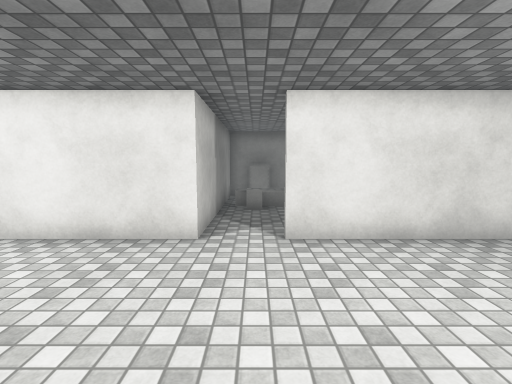
[1] (above)

15 first-person views from a walk through a scene from a Unity 3-D project. The camera is 1.5 m above the floor, tilts 6° down and sees 85° across. Doors are open. The floor is counted in squares, 1 m on a side. Each view is taken from the middle of a square. On the plan, view 1 faces up. The plan holds only what a view shows up to about 14 squares ahead; the rest is blank. The place goes on beyond the plan. The player is left out. Surface patterns are stand-ins for the level's own textures.

[2]
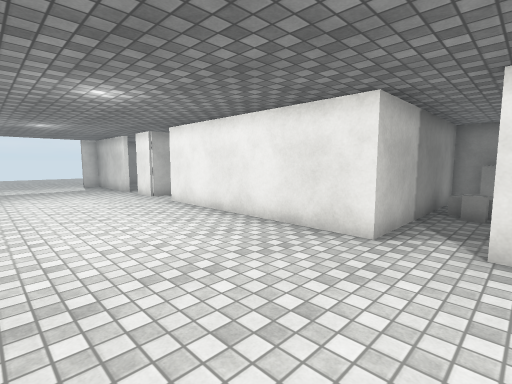

[3]
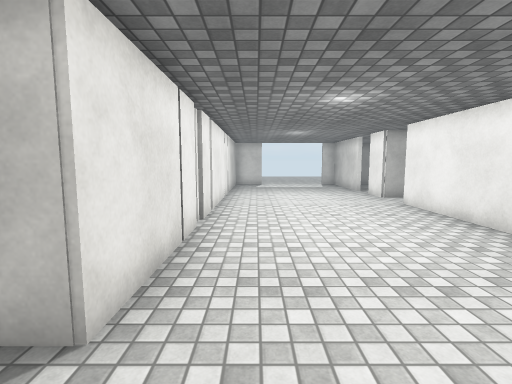

[4]
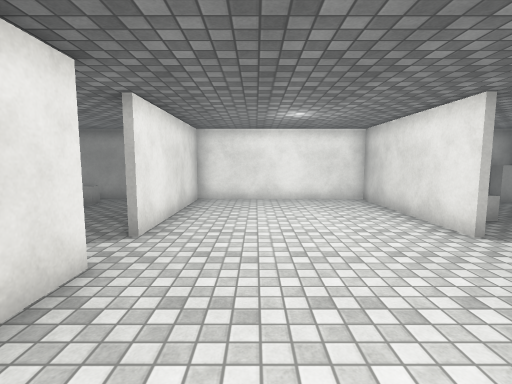

[5]
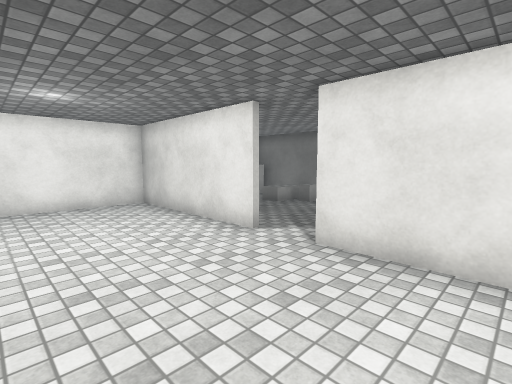

[6]
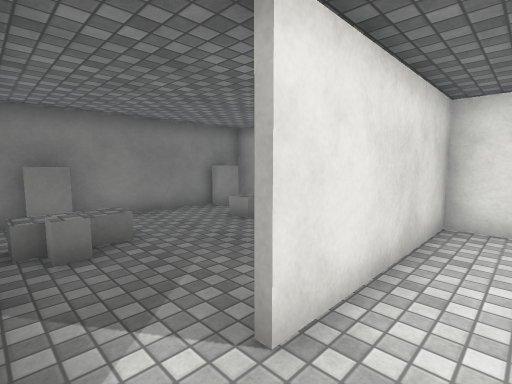

[7]
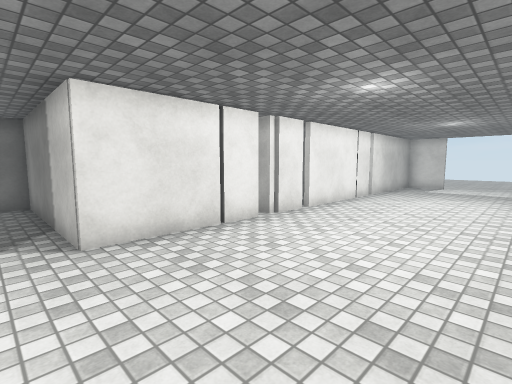

[8]
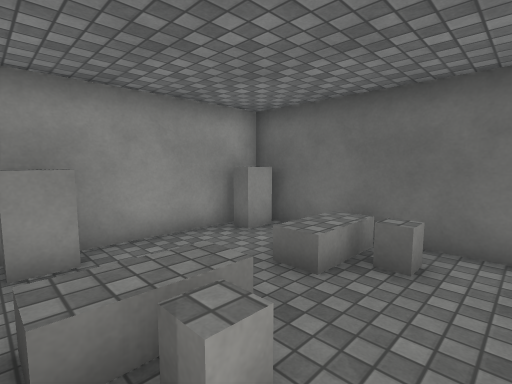

[9]
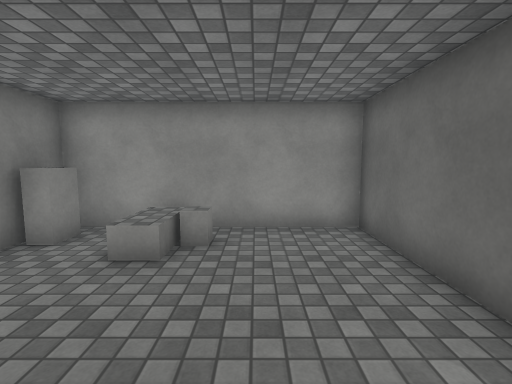

[10]
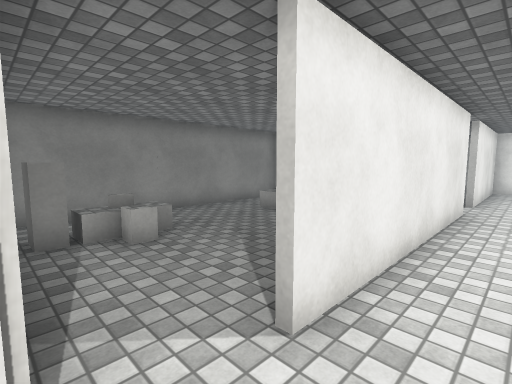

[11]
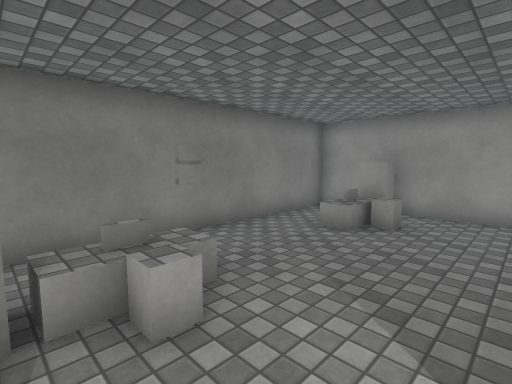

[12]
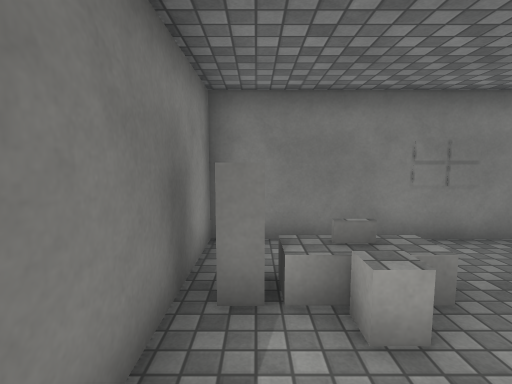

[13]
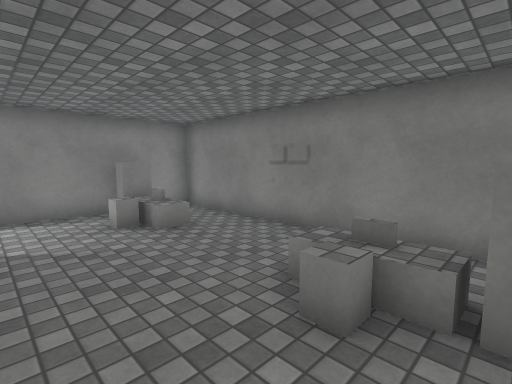

[14]
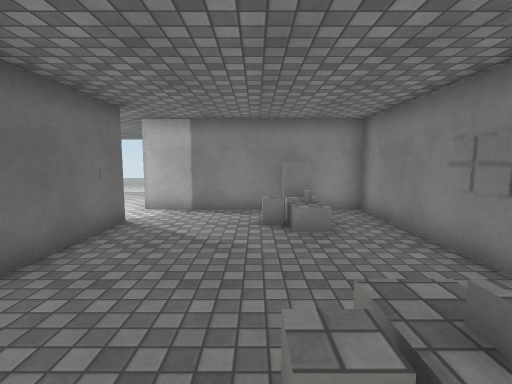

[15]
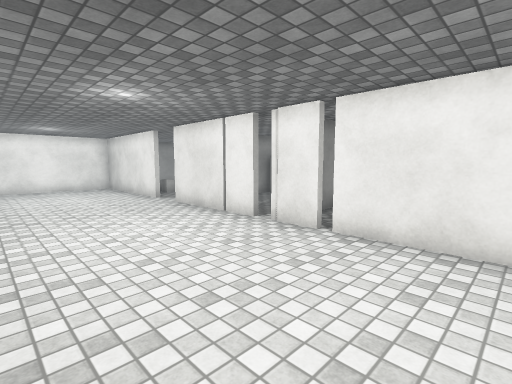

### Floor plan
Key: @ floor where view 1 was taken; # wall or solid block; x gap in a wall; . floor; / step, stairs or slope; D open door; O other object.
Columns run from 11 left of view 1 to 7 right of it. Each row starts with its distance up from view 1.
 13 ########### ####
 12 #.........#O#...OO#
 11 #.........#  .....#
 10 #O#O...O#O# O... .#
  9 #.O.....O.#O....O.#
  8 #.........#.......#
  7 #.........#.......#
  6 DD########DD#######
  5 DD........DD......#
  4 ..................#
  3 ..................#
  2 ..................#
  1 ..................#
  0 ...........@......#
 -1 ...........D#######
 -2 ###x#######D..//.O
 -3 #   .#..  #..OO .O#
 -4 #    # .. #.../ ..#
 -5         ..#...//..#
 -6          O#..OO/.O
 -7           #######O

Where each view was taken, in squares from view 1:
view 1: 0 up, 0 right, facing up
view 2: 0 up, 1 right, facing up-left
view 3: 0 up, 1 right, facing left
view 4: 3 up, 5 left, facing right
view 5: 3 up, 4 left, facing down-right
view 6: 4 up, 1 left, facing up-right
view 7: 4 up, 0 right, facing down-left
view 8: 2 down, 1 right, facing down-right
view 9: 8 up, 0 right, facing right
view 10: 4 up, 11 left, facing up-right
view 11: 7 up, 10 left, facing up-right
view 12: 7 up, 10 left, facing up
view 13: 7 up, 2 left, facing up-left
view 14: 9 up, 2 left, facing left
view 15: 4 up, 11 left, facing down-right
